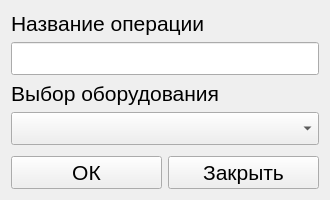
<?xml version="1.0" encoding="UTF-8"?>
<ui version="4.0">
 <class>Form</class>
 <widget class="QWidget" name="Form">
  <property name="geometry">
   <rect>
    <x>0</x>
    <y>0</y>
    <width>330</width>
    <height>200</height>
   </rect>
  </property>
  <property name="minimumSize">
   <size>
    <width>330</width>
    <height>200</height>
   </size>
  </property>
  <property name="maximumSize">
   <size>
    <width>330</width>
    <height>200</height>
   </size>
  </property>
  <property name="windowTitle">
   <string>Операция</string>
  </property>
  <layout class="QGridLayout" name="gridLayout">
   <item row="1" column="0">
    <widget class="QLineEdit" name="title">
     <property name="font">
      <font>
       <pointsize>16</pointsize>
      </font>
     </property>
    </widget>
   </item>
   <item row="0" column="0">
    <widget class="QLabel" name="title_lebel">
     <property name="font">
      <font>
       <pointsize>16</pointsize>
      </font>
     </property>
     <property name="text">
      <string>Название операции</string>
     </property>
    </widget>
   </item>
   <item row="3" column="0">
    <widget class="QComboBox" name="machines">
     <property name="font">
      <font>
       <pointsize>16</pointsize>
      </font>
     </property>
    </widget>
   </item>
   <item row="2" column="0">
    <widget class="QLabel" name="machine_label">
     <property name="font">
      <font>
       <pointsize>16</pointsize>
      </font>
     </property>
     <property name="text">
      <string>Выбор оборудования</string>
     </property>
    </widget>
   </item>
   <item row="5" column="0">
    <layout class="QHBoxLayout" name="horizontalLayout">
     <item>
      <widget class="QPushButton" name="ok">
       <property name="font">
        <font>
         <pointsize>16</pointsize>
        </font>
       </property>
       <property name="text">
        <string>ОК</string>
       </property>
      </widget>
     </item>
     <item>
      <widget class="QPushButton" name="close">
       <property name="font">
        <font>
         <pointsize>16</pointsize>
        </font>
       </property>
       <property name="text">
        <string>Закрыть</string>
       </property>
      </widget>
     </item>
    </layout>
   </item>
   <item row="4" column="0">
    <spacer name="verticalSpacer">
     <property name="orientation">
      <enum>Qt::Vertical</enum>
     </property>
     <property name="sizeHint" stdset="0">
      <size>
       <width>20</width>
       <height>40</height>
      </size>
     </property>
    </spacer>
   </item>
  </layout>
 </widget>
 <resources/>
 <connections/>
</ui>
